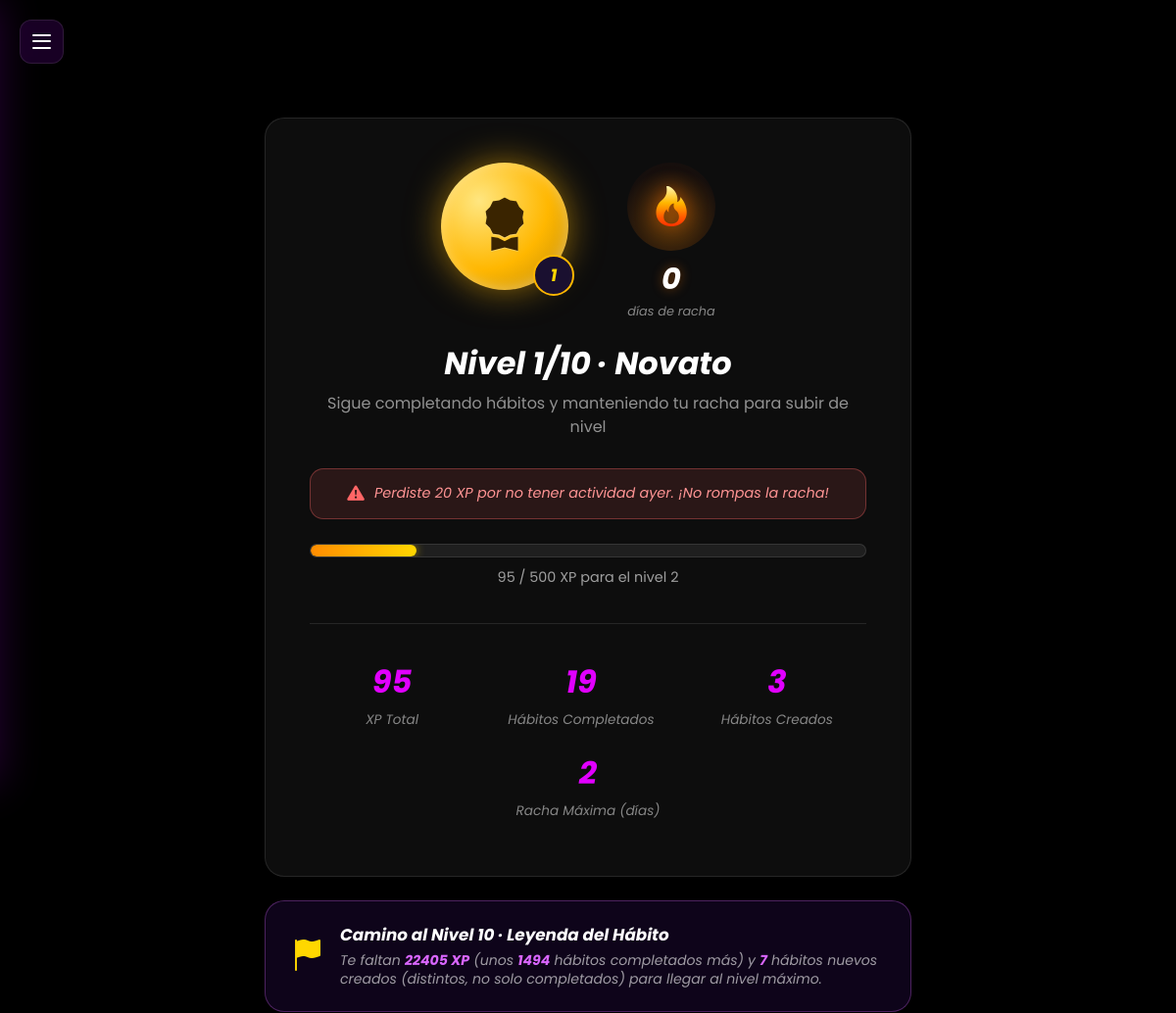
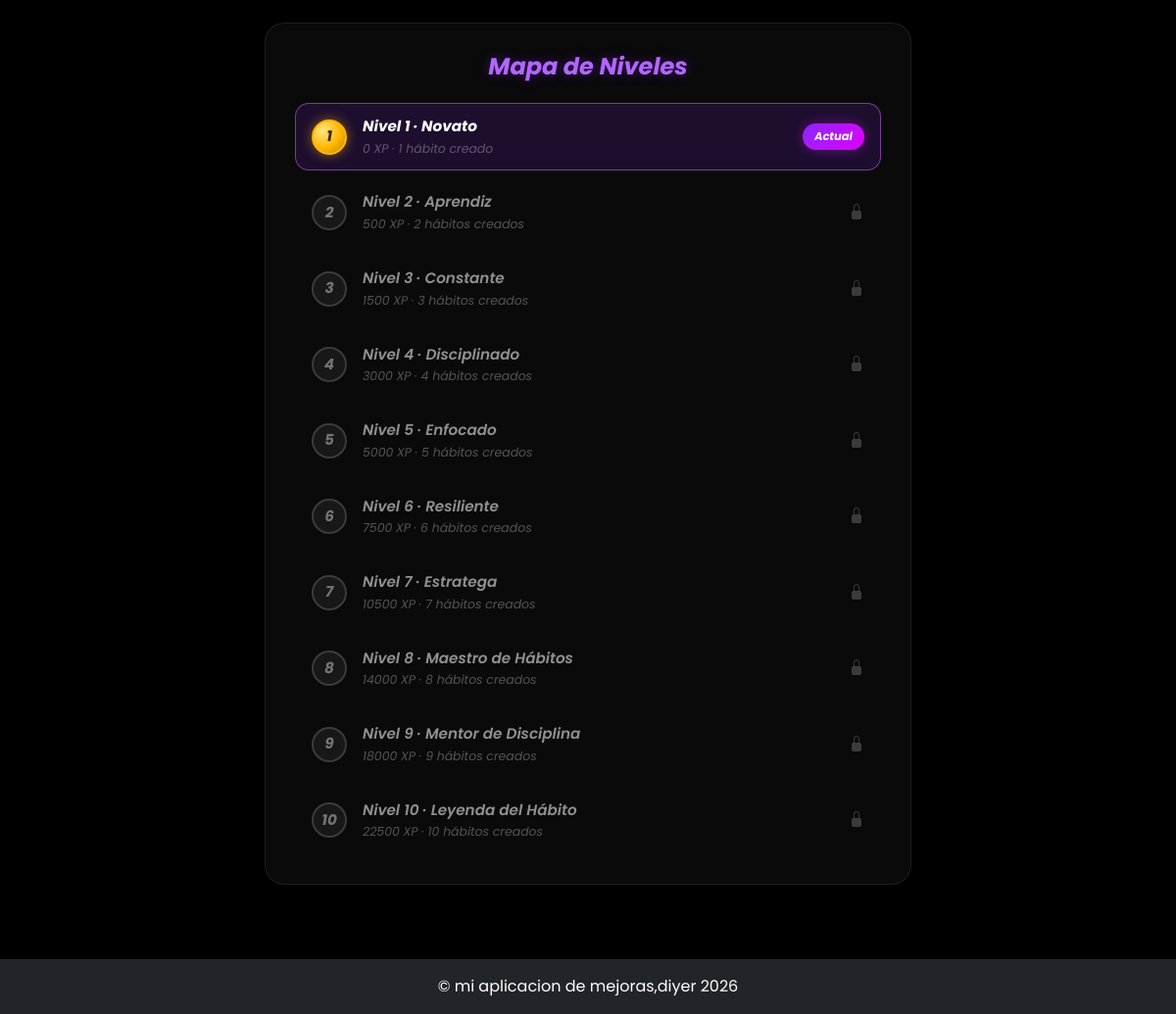
The app's page /menu/nivel (signed in) with its own data (2 pictures, top to bottom).
### app/models/user_progress.py (models this page shows)
class UserProgress(db.Model):
    __tablename__ = 'user_progress'
    idUser = db.Column(db.Integer, db.ForeignKey('users.idUser'), primary_key=True)
    xpTotal = db.Column(db.Integer, nullable=False, default=0)
    rachaActual = db.Column(db.Integer, nullable=False, default=0)
    rachaMaxima = db.Column(db.Integer, nullable=False, default=0)
    habitosCompletados = db.Column(db.Integer, nullable=False, default=0)
    ultimaFechaActividad = db.Column(db.Date, nullable=True)
    ultimaFechaPenalizada = db.Column(db.Date, nullable=True)

### app/routes/menu_route.py (the view)
@bp.route('/nivel')
@login_required
def nivel():
    progress = get_or_create_progress(current_user.idUser)
    penalizado = aplicar_penalizaciones_pendientes(progress)
    racha_actual, racha_maxima = sincronizar_racha(progress)
    db.session.commit()
    habitos_creados = Habit.query.filter_by(idUser=current_user.idUser).count()
    progreso = calcular_progreso(progress.xpTotal, habitos_creados)
    niveles_vista = [
        {
            'nivel': n['nivel'],
            'titulo': n['titulo'],
            'umbral': n['umbral'],
            'habitos_requeridos': n['nivel'],
            'xp_ok': progress.xpTotal >= n['umbral'],
            'habitos_ok': habitos_creados >= n['nivel'],
            'alcanzado': progress.xpTotal >= n['umbral'] and habitos_creados >= n['nivel'],
            'actual': n['nivel'] == progreso['nivel'],
        }
        for n in NIVELES
    ]
    nivel_max_info = NIVELES[-1]
    xp_faltante_max = max(0, nivel_max_info['umbral'] - progress.xpTotal)
    habitos_completados_faltantes_max = ceil(xp_faltante_max / XP_POR_HABITO) if xp_faltante_max > 0 else 0
    habitos_creados_faltantes_max = max(0, NIVEL_MAXIMO - habitos_creados)
    data = {
        'nivel': progreso['nivel'],
        'nivel_maximo': NIVEL_MAXIMO,
        'titulo': progreso['titulo'],
        'es_nivel_maximo': progreso['es_nivel_maximo'],
        'xp': progress.xpTotal,
        'xp_en_nivel': progreso['xp_en_nivel'],
        'xp_por_nivel': progreso['xp_por_nivel'],
        'xp_para_subir': progreso['xp_para_subir'],
        'habitos_para_subir': progreso['habitos_para_subir'],
        'bloqueado_por_habitos': progreso['bloqueado_por_habitos'],
        'pct_nivel': progreso['pct_nivel'],
        'completados': progress.habitosCompletados,
        'habitos_creados': habitos_creados,
        'racha_max': racha_maxima,
        'racha_actual': racha_actual,
        'penalizado': penalizado,
        'penalizacion_xp': PENALIZACION_POR_DIA_PERDIDO,
        'niveles': niveles_vista,
        'xp_faltante_max': xp_faltante_max,
        'habitos_creados_faltantes_max': habitos_creados_faltantes_max,
        'habitos_completados_faltantes_max': habitos_completados_faltantes_max,
        'nivel_max_titulo': nivel_max_info['titulo'],
    }
    return render_template('menu/nivel.html', data=data)

### app/gamificacion.py (called while the page is built)
def get_or_create_progress(idUser):
    progress = UserProgress.query.get(idUser)
    if not progress:
        progress = UserProgress(idUser=idUser)
        db.session.add(progress)
        db.session.flush()
    return progress

def calcular_racha(idUser):
    dias = sorted({h.fecha for h in HistHabit.query.filter_by(idUser=idUser).all()})
    if not dias:
        return 0, 0
    racha_maxima = racha_temp = 0
    for i, dia in enumerate(dias):
        if i == 0 or (dia - dias[i - 1]).days == 1:
            racha_temp += 1
            racha_maxima = max(racha_maxima, racha_temp)
        else:
            racha_temp = 1
    racha_actual = 0
    hoy = date.today()
    ultimo_dia = dias[-1]
    if (hoy - ultimo_dia).days <= 1:
        dias_set = set(dias)
        cursor = ultimo_dia
        while cursor in dias_set:
            racha_actual += 1
            cursor -= timedelta(days=1)
    return racha_actual, racha_maxima

def aplicar_penalizaciones_pendientes(progress):
    if not progress.ultimaFechaActividad:
        return False
    hoy = date.today()
    dias_con_actividad = {
        h.fecha for h in HistHabit.query.filter_by(idUser=progress.idUser).all()
    }
    cursor = (progress.ultimaFechaPenalizada or progress.ultimaFechaActividad) + timedelta(days=1)
    penalizado = False
    while cursor < hoy:
        if cursor not in dias_con_actividad:
            progress.xpTotal = max(0, progress.xpTotal - PENALIZACION_POR_DIA_PERDIDO)
            penalizado = True
        progress.ultimaFechaPenalizada = cursor
        cursor += timedelta(days=1)
    return penalizado

def sincronizar_racha(progress):
    racha_actual, racha_maxima = calcular_racha(progress.idUser)
    progress.rachaActual = racha_actual
    progress.rachaMaxima = max(progress.rachaMaxima, racha_maxima)
    return racha_actual, racha_maxima

### app/level_config.py (called while the page is built)
def info_nivel_por_xp(xp):
    actual = NIVELES[0]
    for n in NIVELES:
        if xp >= n['umbral']:
            actual = n
        else:
            break
    return actual

def nivel_maximo_por_habitos(cantidad_habitos):
    if cantidad_habitos <= 0:
        return 1
    return min(NIVEL_MAXIMO, cantidad_habitos)

### app/templates/menu/nivel.html (shortened to what this page needs)
{% extends "base.html" %}
{% block extra_css %}
<link rel="stylesheet" href="{{ url_for('static', filename='css/nivel.css') }}">
{% endblock %}
{% block content %}
<button class="hamburger-menu" id="sidebarToggle">
    <span></span>
    <span></span>
    <span></span>
</button>
<div class="lightning-storm">
</div>
<div class="sakura">
</div>
<div class="nivel-wrapper">
    <div class="nivel-card">
        <div class="nivel-top-row">
            <div class="nivel-badge{{ ' nivel-badge-max' if data.es_nivel_maximo else '' }}">
                <i class="bi bi-award-fill"></i>
                <span class="nivel-numero">{{ data.nivel }}</span>
            </div>
            <div class="racha-badge">
                <div class="flame-wrap">
                    <i class="bi bi-fire flame-icon"></i>
                </div>
                <div class="racha-count">{{ data.racha_actual }}</div>
                <div class="racha-label">{{ 'día' if data.racha_actual == 1 else 'días' }} de racha</div>
            </div>
        </div>
        <div class="nivel-titulo">Nivel {{ data.nivel }}/{{ data.nivel_maximo }} · {{ data.titulo }}</div>
        <p class="nivel-subtitulo">Sigue completando hábitos y manteniendo tu racha para subir de nivel</p>
        {% if data.penalizado %}
        <div class="nivel-penalizacion">
            <i class="bi bi-exclamation-triangle-fill"></i>
            Perdiste {{ data.penalizacion_xp }} XP por no tener actividad ayer. ¡No rompas la racha!
        </div>
        {% endif %}
        <div class="nivel-xp-bar">
            <div class="nivel-xp-fill" style="width: {{ data.pct_nivel }}%;"></div>
        </div>
        {% if data.es_nivel_maximo %}
        <p class="nivel-xp-texto">{{ data.xp }} XP &middot; ¡Alcanzaste el nivel máximo!</p>
        {% else %}
        <p class="nivel-xp-texto">
            {{ data.xp_en_nivel }} / {{ data.xp_por_nivel }} XP para el nivel {{ data.nivel + 1 }}
        </p>
        {% endif %}
        <div class="nivel-stats-row">
            <div class="nivel-stat">
                <div class="nivel-stat-valor">{{ data.xp }}</div>
                <div class="nivel-stat-label">XP Total</div>
            </div>
            <div class="nivel-stat">
                <div class="nivel-stat-valor">{{ data.completados }}</div>
                <div class="nivel-stat-label">Hábitos Completados</div>
            </div>
            <div class="nivel-stat">
                <div class="nivel-stat-valor">{{ data.habitos_creados }}</div>
                <div class="nivel-stat-label">Hábitos Creados</div>
            </div>
            <div class="nivel-stat">
                <div class="nivel-stat-valor">{{ data.racha_max }}</div>
                <div class="nivel-stat-label">Racha Máxima (días)</div>
            </div>
        </div>
    </div>
    <div class="nivel-camino-card">
        {% if data.es_nivel_maximo %}
        <i class="bi bi-trophy-fill"></i>
        <div>
            <div class="nivel-camino-titulo">¡Alcanzaste el nivel máximo!</div>
            <div class="nivel-camino-texto">Eres {{ data.nivel_max_titulo }}. Sigue completando hábitos para mantener tu racha.</div>
        </div>
        {% else %}
        <i class="bi bi-flag-fill"></i>
        <div>
            <div class="nivel-camino-titulo">Camino al Nivel {{ data.nivel_maximo }} · {{ data.nivel_max_titulo }}</div>
            <div class="nivel-camino-texto">
                Te faltan <strong>{{ data.xp_faltante_max }} XP</strong>
                (unos <strong>{{ data.habitos_completados_faltantes_max }}</strong> {{ 'hábito completado' if data.habitos_completados_faltantes_max == 1 else 'hábitos completados' }} más)
                {% if data.habitos_creados_faltantes_max > 0 %}
                y <strong>{{ data.habitos_creados_faltantes_max }}</strong> {{ 'hábito nuevo creado' if data.habitos_creados_faltantes_max == 1 else 'hábitos nuevos creados' }} (distintos, no solo completados)
                {% endif %}
                para llegar al nivel máximo.
            </div>
        </div>
        {% endif %}
    </div>
    <div class="nivel-mapa-card">
        <h2 class="nivel-mapa-titulo">Mapa de Niveles</h2>
        <div class="nivel-mapa-lista">
            {% for n in data.niveles %}
            <div class="nivel-mapa-item{{ ' actual' if n.actual else '' }}{{ ' alcanzado' if n.alcanzado and not n.actual else '' }}{{ ' esperando-habitos' if n.xp_ok and not n.habitos_ok and not n.actual else '' }}">
                <div class="nivel-mapa-num">
                    {% if n.alcanzado and not n.actual %}
                    <i class="bi bi-check-lg"></i>
                    {% else %}
                    {{ n.nivel }}
                    {% endif %}
                </div>
                <div class="nivel-mapa-info">
                    <div class="nivel-mapa-nombre">Nivel {{ n.nivel }} · {{ n.titulo }}</div>
                    <div class="nivel-mapa-umbral">
                        {{ n.umbral }} XP &middot; {{ n.habitos_requeridos }} {{ 'hábito creado' if n.habitos_requeridos == 1 else 'hábitos creados' }}
                    </div>
                </div>
                {% if n.actual %}
                <span class="nivel-mapa-badge">Actual</span>
                {% elif n.xp_ok and not n.habitos_ok %}
                <i class="bi bi-exclamation-triangle-fill nivel-mapa-warning" title="Te falta crear hábitos"></i>
                {% elif not n.alcanzado %}
                <i class="bi bi-lock-fill nivel-mapa-lock"></i>
                {% endif %}
            </div>
            {% endfor %}
        </div>
    </div>
</div>
{% endblock %}

### app/static/css/m.css (style rules this page uses)
body { margin: 0; padding: 0; width: 100%; min-height: 100vh; overflow-x: hidden; overflow-y: auto; background: #000; font-family: 'Poppins', sans-serif; }
.lightning-storm { position: fixed; top: 0; left: 0; width: 100%; height: 100vh; pointer-events: none; z-index: -1; overflow: hidden; }
.lightning-storm::before { content: ''; position: absolute; top: 0; left: 0; width: 100%; height: 100%; background: rgba(220, 100, 255, 0.4); opacity: 0; animation: thunder-flash 12s infinite; }
.sakura { position: fixed; top: 0; left: 0; width: 100%; height: 100vh; pointer-events: none; z-index: -1; overflow: hidden; }
.hamburger-menu { position: fixed; top: 20px; left: 20px; width: 45px; height: 45px; background: rgba(80, 0, 120, 0.3); border: 1px solid rgba(255, 255, 255, 0.1); border-radius: 12px; cursor: pointer; z-index: 1000; display: flex; flex-direction: column; justify-content: space-around; padding: 12px; box-sizing: border-box; transition: 0.3s; backdrop-filter: blur(10px); }
.hamburger-menu span { width: 100%; height: 2px; background: #fff; border-radius: 2px; transition: 0.3s; }

### records on screen
UserProgress: nivel "1", titulo "Novato", umbral "0", habitos_requeridos "1", habitos_requeridos "hábito creado", shows "Actual"

### other values on screen
{{ data.nivel }} "1"
{{ data.racha_actual }} "0"
{{ 'día' if data.racha_actual == 1 else 'días' }} "días"
{{ data.nivel_maximo }} "10"
{{ data.titulo }} "Novato"
{{ data.penalizacion_xp }} "20"
{{ data.xp_en_nivel }} "95"
{{ data.xp_por_nivel }} "500"
{{ data.nivel + 1 }} "2"
{{ data.xp }} "95"
{{ data.completados }} "19"
{{ data.habitos_creados }} "3"
{{ data.racha_max }} "2"
{{ data.nivel_max_titulo }} "Leyenda del Hábito"
{{ data.xp_faltante_max }} "22405"
